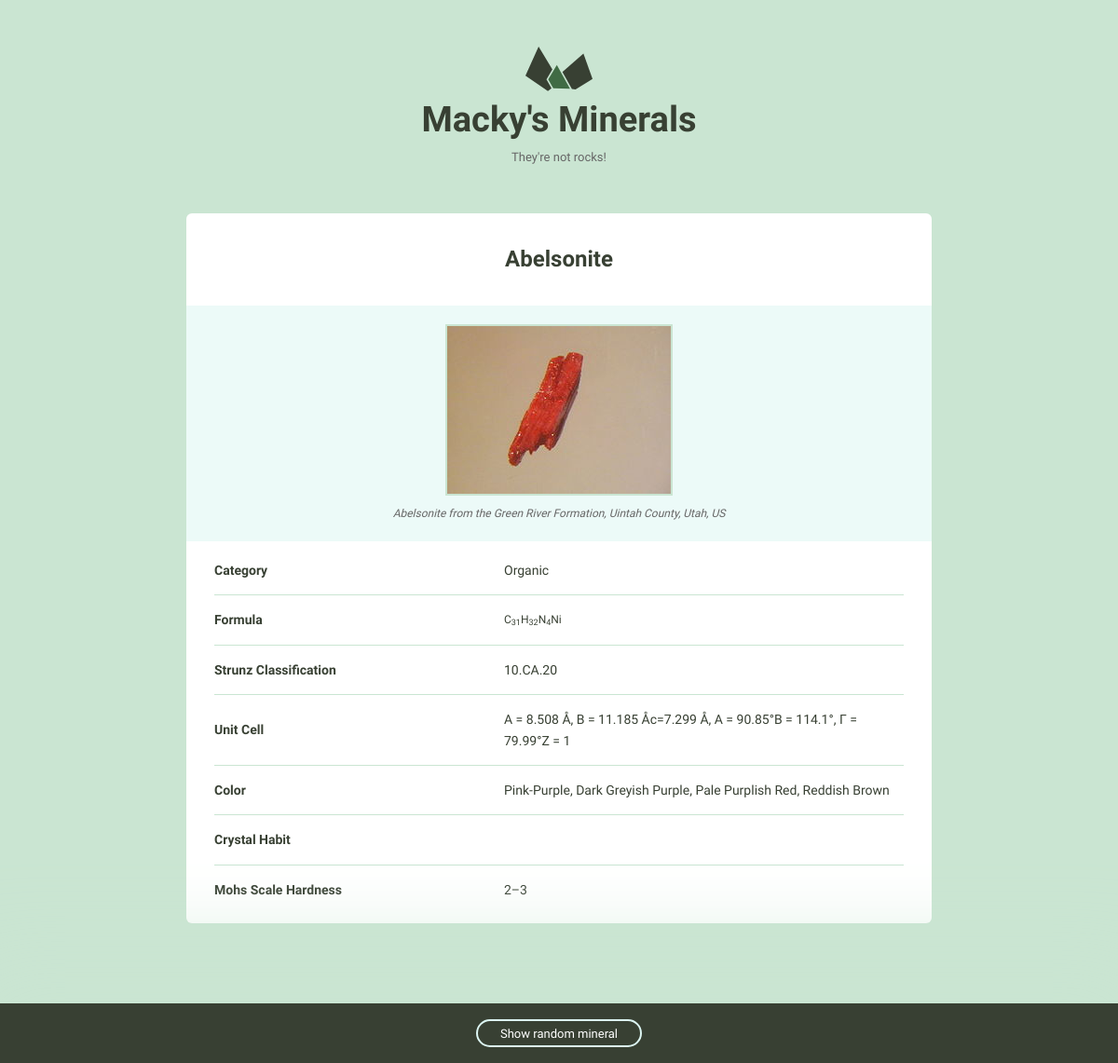
Page /detail/1/ on the committed database.
### minerals/models.py (models this page shows)
class Mineral(models.Model):
    name = models.CharField(max_length=255)
    image_filename = models.CharField(max_length=255)
    image_caption = models.CharField(max_length=255)
    category = models.CharField(max_length=255)
    formula = models.CharField(max_length=255)
    strunz_classification = models.CharField(max_length=255)
    crystal_system = models.CharField(max_length=255)
    unit_cell = models.CharField(max_length=255)
    color = models.CharField(max_length=255)
    crystal_symmetry = models.CharField(max_length=255)
    cleavage = models.CharField(max_length=255)
    mohs_scale_hardness = models.CharField(max_length=255)
    luster = models.CharField(max_length=255)
    streak = models.CharField(max_length=255)
    diaphaneity = models.CharField(max_length=255)
    optical_properties = models.CharField(max_length=255)
    refractive_index = models.CharField(max_length=255)
    crystal_habit = models.CharField(max_length=255)
    specific_gravity = models.CharField(max_length=255)
    def __str__(self):
        return self.name

### minerals/views.py (the view)
# urls.py: url(r'^detail/(?P<pk>\d+)/$', views.detail, name='detail'),
def detail(request, pk):
    mineral = Mineral.objects.get(pk=pk)
    return render(request, 'minerals/detail.html', {'mineral': mineral})

### minerals/templates/minerals/detail.html
{% extends 'layout.html' %}
{% load static %}
{% block content %}
<div class="grid-100 mineral__container">
  <h1 class="mineral__name">{{ mineral }}</h1>
  <div class="mineral__image-bg">
      {% with 'images/'|add:mineral.image_filename as static_image %}
        <img class="mineral__image" src="{% static static_image %}">
      {% endwith %}
    <p class="mineral__caption">{{ mineral.image_caption }}</p>
  </div>
  <div class="mineral__table-container">
    <table class="mineral__table">
      <tr>
        <td class="mineral__category">Category</td>
        <td>{{ mineral.category|title }}</td>
      </tr>
      <tr>
        <td class="mineral__category">Formula</td>
        <td class="mineral__formula">{{ mineral.formula|safe }}</td>
      </tr>
      <tr>
        <td class="mineral__category">Strunz Classification</td>
        <td>{{ mineral.strunz_classification }}</td>
      </tr>
      <tr>
        <td class="mineral__category">Unit Cell</td>
        <td>{{ mineral.unit_cell|title }}</td>
      </tr>
      <tr>
        <td class="mineral__category">Color</td>
        <td>{{ mineral.color|title }}</td>
      </tr>
      <tr>
        <td class="mineral__category">Crystal Habit</td>
        <td>{{ mineral.crystal_habit|title }}</td>
      </tr>
      <tr>
        <td class="mineral__category">Mohs Scale Hardness</td>
        <td>{{ mineral.mohs_scale_hardness }}</td>
      </tr>
    </table>
  </div>
</div>
{% endblock %}

### templates/layout.html (shortened to what this page needs)
{% load static %}
<!DOCTYPE html>
<html lang="en">
<head>
  <link rel="stylesheet" href="{% static 'css/global.css' %}">
</head>
<body>
  <div class="bounds">
    <div class="grid-100">
      <a href="{% url 'minerals:index' %}">
        <h1 class="logo__name text-centered">Macky's Minerals</h1>
      </a>
      <p class="logo__text text-centered">They're not rocks!</p>
    </div>
    {% block content %}{% endblock %}
  </div>
  <div class="minerals__random">
    <a class="minerals__anchor" href="{% url 'minerals:random' %}">Show random mineral</a>
  </div>
</body>
</html>

### static/css/global.css (style rules this page uses)
html { font-family: sans-serif; -ms-text-size-adjust: 100%; -webkit-text-size-adjust: 100%; }
body { margin: 0; }
a { background-color: transparent; }
h1 { font-size: 2em; margin: 0.67em 0; }
sub { font-size: 75%; line-height: 0; position: relative; vertical-align: baseline; bottom: -0.25em; }
img { border: 0; }
svg:not(:root) { overflow: hidden; }
table { border-collapse: collapse; border-spacing: 0; }
td, th { padding: 0; }
html { font-size: 62.5%; }
body { background-color: #CAE5D2; font-size: 1.5em; line-height: 1.6; font-weight: 400; font-family: "Cousine"; color: #666; }
.bounds { max-width: 800px; margin: 0 auto; padding: 50px 0 150px; overflow: hidden; }
.grid, .grid-5, .grid-10, .grid-15, .grid-20, .grid-25, .grid-30, .grid-33, .grid-35, .grid-40, .grid-45, .grid-50, .grid-55, .grid-60, .grid-65, .grid-66, .grid-70, .grid-75, .grid-80, .grid-90, .grid-95, .grid-100 { float: left; box-sizing: border-box; position: relative; }
.grid-100 { width: 100%; padding: 0 15px; }
h1, h2, h3, h4, h5, h6 { margin-top: 0; margin-bottom: 2rem; font-weight: bold; font-family: "Work Sans", sans-serif; color: #384033; }
h1 { font-size: 3.8rem; }
@media (min-width: 550px) { h1 { font-size: 3.8rem; } }
p { margin-top: 0; font-size: 1.6rem; }
a { color: #689b98; text-decoration: none; -webkit-transition: color 0.2s; -moz-transition: color 0.2s; -ms-transition: color 0.2s; -o-transition: color 0.2s; transition: color 0.2s; }
th, td { padding: 15px; text-align: left; border-bottom: 1px solid #e1e1e1; }
th:first-child, td:first-child { padding-left: 0; }
th:last-child, td:last-child { padding-right: 0; }
table, p, ul { margin-bottom: 2.5rem; }
.text-centered { text-align: center; }
.logo { display: block; fill: #384033; position: relative; margin: 0 auto; width: 72px; }
.logo__name { margin-bottom: 0; }
.logo__text { margin-bottom: 50px; font-size: 13px; }
.minerals__anchor { border: solid 2px #DCF5F2; border-radius: 100px; color: #384033; display: block; font-size: 13px; text-align: center; padding: 8px 0 7px 0; width: 100%; transition: background-color 200ms ease-in-out, font-weight 200ms ease-in-out, color 200ms ease-in-out; }
.minerals__random { background-color: #384033; box-shadow: 0 0 100px 50px #CAE5D2; color: #fff; padding: 20px 0 20px 0; position: fixed; bottom: 0; text-align: center; width: 100%; }
.minerals__random .minerals__anchor { display: inline; color: #fff; padding: 6px 24px 5px 24px; }
.mineral__container { background-color: #fff; border-radius: 6px; list-style: none; padding: 0; text-align: center; }
.mineral__name { display: block; width: 100%; margin: 0; font-size: 24px; padding: 30px 0 30px 0; }
.mineral__image { display: block; margin: 0 auto; border: solid 2px #CAE5D2; }
.mineral__image-bg { background-color: #ecfaf8; padding: 20px 0; }
.mineral__caption { font-size: 12px; font-style: italic; padding: 10px 0 0 0; margin: 0; }
.mineral__table { font-size: 14px; color: #384033; }
.mineral__table td { border-color: #CAE5D2; }
.mineral__table tr:last-of-type td { border-bottom: none; padding-bottom: 0; }
.mineral__table-container { padding: 5px 30px 0; }
.mineral__category { font-weight: bold; width: 40%; }
.mineral__formula { font-size: 12px; }

### rows in the picture
Mineral: name "Abelsonite", image_caption "Abelsonite from the Green River Formation, Uintah County, Utah, US", category "Organic", formula "C 31 H 32 N 4 Ni", strunz_classification "10.CA.20", unit_cell "A = 8.508 Å, B = 11.185 Åc=7.299 Å, Α = 90.85°Β = 114.1°, Γ = 79.99°Z = 1", color "Pink-Purple, Dark Greyish Purple, Pale Purplish Red, Reddish Brown", mohs_scale_hardness "2–3"
